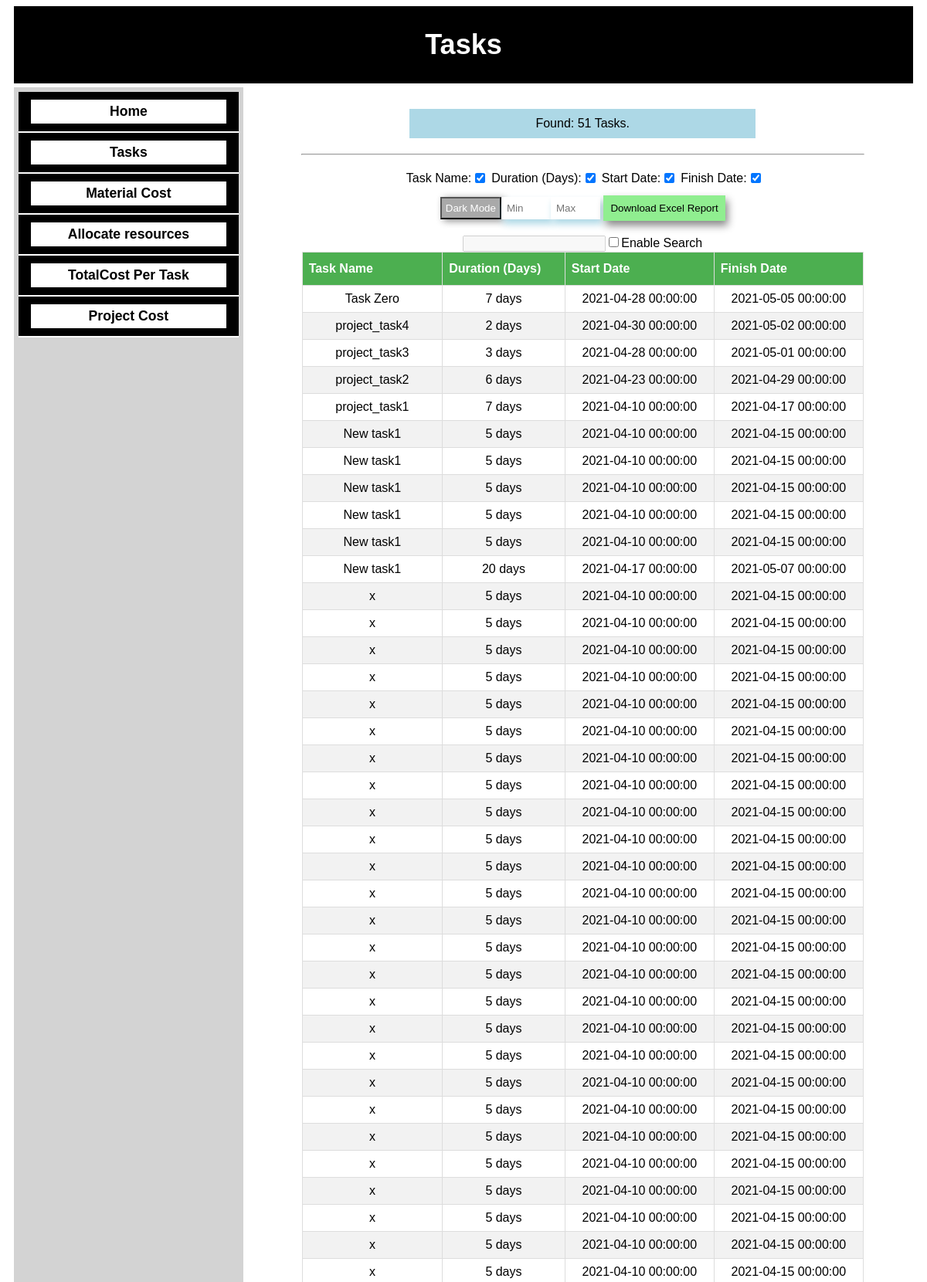
The page /tasks_read.php (upper part) on the database its author committed.
### tables this page shows
CREATE TABLE `tasks` (
  `id` int(11) NOT NULL,
  `taskname` varchar(255) NOT NULL,
  `duration` int(25) NOT NULL,
  `start` datetime NOT NULL,
  `finish` datetime NOT NULL
);

### inc/readtasks.php (the view, shortened to what this page needs)
<?php
function echo_tasks_count($db){
$check_empty_task = "SELECT COUNT(*) AS count FROM `tasks`";
$empty_task = $db->query($check_empty_task);
$len_task = $empty_task->fetch_assoc()['count'];
if ($len_task > 1){
  $taskortasks = ($len_task == 1) ? " Task." : " Tasks.";
  echo 'Found: ' . $len_task . $taskortasks;
  return true;
} else {
  echo 'Found: ' . $len_task . $taskortasks;
  return false;
}
}
function render_tasks_table($db){
  $sql = "SELECT * FROM `tasks` ORDER BY id DESC";
  $result = $db->query($sql);
  if ($result->num_rows > 0) {
      $html_data = '<button id="excel_tasks_download" class="excelbtn" data-task="1" data-table="tasks" >Download Excel Report</button>
                   <table id="tasks_table" class="styled_table table1" data-table="tasks" >
                     <tr data-table="tasks">
                       <th data-table="tasks" class="tasks_taskname">Task Name</th>
                       <th data-table="tasks" class="tasks_duration">Duration (Days)</th>
                       <th data-table="tasks" class="tasks_start">Start Date</th>
                       <th data-table="tasks" class="tasks_finish">Finish Date</th>
                     </tr>
                     <tr>';
         while($row = $result->fetch_assoc()) {
           $html_data .= '<tr data-table="tasks" class="datarow" data-row-id="' . $row["id"] .'">';
           $html_data .= '<td data-table="tasks" class="tasks_taskname" >'. $row["taskname"] .'</td>';
           $html_data .= '<td data-table="tasks" class="tasks_duration" >'. $row["duration"] .' days</td>';
           $html_data .= '<td data-table="tasks" class="tasks_start" >'. $row["start"] .'</td>';
           $html_data .= '<td data-table="tasks" class="tasks_finish" >'. $row["finish"] .'</td></tr>';
         }
         $html_data .= '</table>';
         echo $html_data;
  } else {
         echo "0 results";
  }
}
?>

### assets/css/style.css (style rules this page uses)
body { width: 97%; text-align: center; margin-left: auto; margin-right: auto; font-family: Arial, Helvetica, sans-serif; }
.styled_table { font-family: Arial, Helvetica, sans-serif; border-collapse: collapse; width: 85%; margin-left: auto; margin-right: auto; }
.styled_table td, .styled_table th { border: 1px solid #ddd; padding: 8px; }
.styled_table tr:nth-child(even) { background-color: #f2f2f2; }
.styled_table th { padding-top: 12px; padding-bottom: 12px; text-align: left; background-color: #4CAF50; color: white; }
.table1 th { background: #4CAF50; color: white; }
.excelbtn { background: lightgreen; padding: 7px; margin-bottom: 10px; cursor: pointer; border: 2px solid transparent; box-shadow: 3px 6px 10px #888888; }

### rows shown on the page
tasks: taskname "Task Zero", duration "7", start "2021-04-28 00:00:00", finish "2021-05-05 00:00:00"
tasks: taskname "project_task4", duration "2", start "2021-04-30 00:00:00", finish "2021-05-02 00:00:00"
tasks: taskname "project_task3", duration "3", start "2021-04-28 00:00:00", finish "2021-05-01 00:00:00"
tasks: taskname "project_task2", duration "6", start "2021-04-23 00:00:00", finish "2021-04-29 00:00:00"
tasks: taskname "project_task1", duration "7", start "2021-04-10 00:00:00", finish "2021-04-17 00:00:00"
tasks: taskname "New task1", duration "5", start "2021-04-10 00:00:00", finish "2021-04-15 00:00:00"
tasks: taskname "New task1", duration "5", start "2021-04-10 00:00:00", finish "2021-04-15 00:00:00"
tasks: taskname "New task1", duration "5", start "2021-04-10 00:00:00", finish "2021-04-15 00:00:00"
tasks: taskname "New task1", duration "5", start "2021-04-10 00:00:00", finish "2021-04-15 00:00:00"
tasks: taskname "New task1", duration "5", start "2021-04-10 00:00:00", finish "2021-04-15 00:00:00"
tasks: taskname "New task1", duration "20", start "2021-04-17 00:00:00", finish "2021-05-07 00:00:00"
tasks: taskname "x", duration "5", start "2021-04-10 00:00:00", finish "2021-04-15 00:00:00"
tasks: taskname "x", duration "5", start "2021-04-10 00:00:00", finish "2021-04-15 00:00:00"
tasks: taskname "x", duration "5", start "2021-04-10 00:00:00", finish "2021-04-15 00:00:00"
tasks: taskname "x", duration "5", start "2021-04-10 00:00:00", finish "2021-04-15 00:00:00"
tasks: taskname "x", duration "5", start "2021-04-10 00:00:00", finish "2021-04-15 00:00:00"
tasks: taskname "x", duration "5", start "2021-04-10 00:00:00", finish "2021-04-15 00:00:00"
tasks: taskname "x", duration "5", start "2021-04-10 00:00:00", finish "2021-04-15 00:00:00"
tasks: taskname "x", duration "5", start "2021-04-10 00:00:00", finish "2021-04-15 00:00:00"
tasks: taskname "x", duration "5", start "2021-04-10 00:00:00", finish "2021-04-15 00:00:00"
tasks: taskname "x", duration "5", start "2021-04-10 00:00:00", finish "2021-04-15 00:00:00"
tasks: taskname "x", duration "5", start "2021-04-10 00:00:00", finish "2021-04-15 00:00:00"
tasks: taskname "x", duration "5", start "2021-04-10 00:00:00", finish "2021-04-15 00:00:00"
tasks: taskname "x", duration "5", start "2021-04-10 00:00:00", finish "2021-04-15 00:00:00"
tasks: taskname "x", duration "5", start "2021-04-10 00:00:00", finish "2021-04-15 00:00:00"
tasks: taskname "x", duration "5", start "2021-04-10 00:00:00", finish "2021-04-15 00:00:00"
tasks: taskname "x", duration "5", start "2021-04-10 00:00:00", finish "2021-04-15 00:00:00"
tasks: taskname "x", duration "5", start "2021-04-10 00:00:00", finish "2021-04-15 00:00:00"
tasks: taskname "x", duration "5", start "2021-04-10 00:00:00", finish "2021-04-15 00:00:00"
tasks: taskname "x", duration "5", start "2021-04-10 00:00:00", finish "2021-04-15 00:00:00"
tasks: taskname "x", duration "5", start "2021-04-10 00:00:00", finish "2021-04-15 00:00:00"
tasks: taskname "x", duration "5", start "2021-04-10 00:00:00", finish "2021-04-15 00:00:00"
tasks: taskname "x", duration "5", start "2021-04-10 00:00:00", finish "2021-04-15 00:00:00"
tasks: taskname "x", duration "5", start "2021-04-10 00:00:00", finish "2021-04-15 00:00:00"
tasks: taskname "x", duration "5", start "2021-04-10 00:00:00", finish "2021-04-15 00:00:00"
tasks: taskname "x", duration "5", start "2021-04-10 00:00:00", finish "2021-04-15 00:00:00"
tasks: taskname "x", duration "5", start "2021-04-10 00:00:00", finish "2021-04-15 00:00:00"

### other values the page prints
$len_task "51"
$taskortasks "Tasks."
